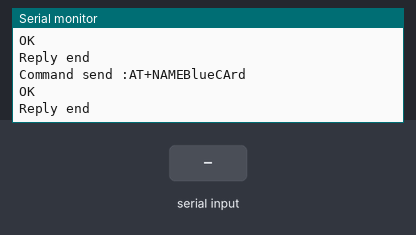
Bench run of a sketch on a simulated Arduino Uno, built with avr-gcc and run on an emulated ATmega328P. On the bench: the last lines printed to the serial monitor. The test bench sets the inputs (shaded band). The modem accepts every AT command (registered, SIM ready, sends succeed) and sends nothing else.

Above: at 2.2 s.
2.3 s: "1" received over the second serial link
At 3.5 s:
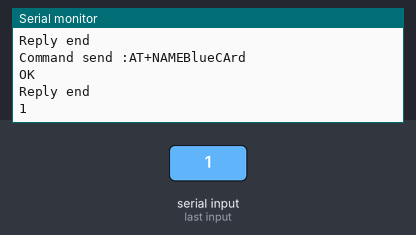
3.8 s: "0" received over the second serial link
At 4.9 s:
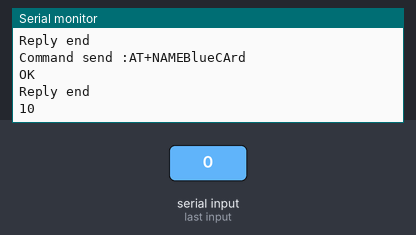

Measured:
- after the input at 2.3 s, the serial monitor: prints a new line at once (image 1)
- after the input at 3.8 s, the serial monitor: prints a new line at once (image 2)

The sketch:

tutorial_05_connect_ble.ino
```cpp
// (licence header left out)
void setup()
{
  initBluetooth();
}

void loop()
{
  updateSerial();
}
```

bluetooth.ino
```cpp
// (licence header left out)
#include "SoftwareSerial.h"

SoftwareSerial mySerial(2, 3); // TX, RX

void initBluetooth() {
  mySerial.begin(9600);
  Serial.begin(9600);

  sendCommand("AT");
  sendCommand("AT+ROLE0");
  sendCommand("AT+UUIDFFE0");
  sendCommand("AT+CHARFFE1");
  sendCommand("AT+NAMEBlueCArd");
}

void sendCommand(const char * command) {
  Serial.print("Command send :");
  Serial.println(command);
  mySerial.println(command);
  //wait some time
  delay(100);

  char reply[100];
  int i = 0;
  while (mySerial.available()) {
    reply[i] = mySerial.read();
    i += 1;
  }
  //end the string
  reply[i] = '\0';
  Serial.print(reply);
  Serial.println("\nReply end");
  delay(100);
}

// Used for manual setup
void updateSerial() {
  if (mySerial.available())
   Serial.write(mySerial.read());

  if (Serial.available())
    mySerial.write(Serial.read());
}
```
